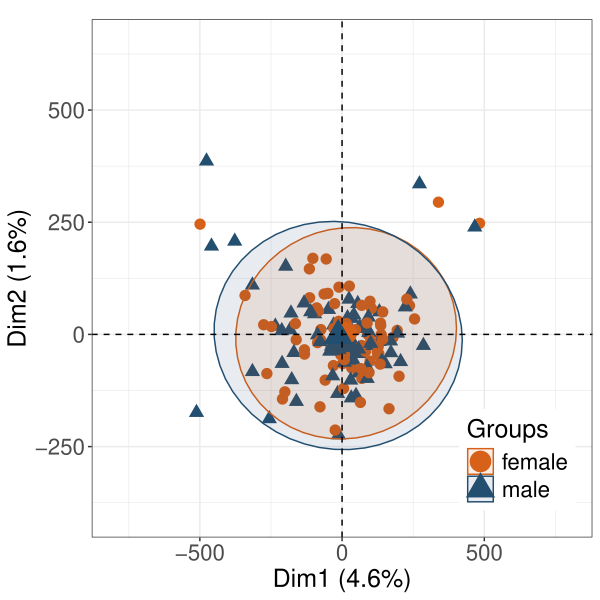

Write the R code that produced this figure.
suppressPackageStartupMessages(library(tidyverse))
suppressPackageStartupMessages(library(data.table))
suppressPackageStartupMessages(library(FactoMineR))
suppressPackageStartupMessages(library(factoextra))
suppressPackageStartupMessages(library(vroom))
suppressPackageStartupMessages(library(ggrepel))

rm(list=ls())
setwd("/home/wtian/project/HZAU_cohort_meth/01_methylation_identify/03_150_samples")
data = data.frame(vroom("03_150_sample_common_sites.tsv"))
dim(data)
# 行为样本，列为甲基化
data1 = as.data.frame(t(data[,seq(4,ncol(data))]))
colnames(data1) = paste(data$chr,data$start,data$end,sep="_")

# 读取表型信息
pheno = read.table("/home/wtian/project/HZAU_cohort_meth/pheno/150_samples/01_merged_pheno.tsv",
                    header=T,sep="\t",stringsAsFactors=F)
# pheno根据id列在data1的行名中的顺序排序
data1 = data1[match(pheno$id,rownames(data1)),]

# PCA
dat = data1
dat[1:4,1:4]
dat$group_list = ifelse(pheno$sex == "男","male","female")
dim(dat)
dat_pca <- PCA(dat[,-ncol(dat)], graph = FALSE)#画图仅需数值型数据，去掉最后一列的分组信息

p <- fviz_pca_ind(dat_pca,
                     geom.ind = "point", # 只显示点，不显示文字
                     pointsize = 3.5,
                     col.ind = dat$group_list, # 用不同颜色表示分组
                     # col.ind = group_list1,
                     palette = c("#D76119","#224E70","orange"),
                     addEllipses = T, # 是否圈起来，少于4个样圈不起来
                     legend.title = "Groups") + 
                     coord_cartesian(xlim = c(-800, 800), ylim = c(-400, 650))+
                     labs(title = element_blank()) +
                     theme_bw() +
                     theme(
                        axis.title = element_text(size = 18), # 放大坐标轴标题文字, # 放大坐标轴标题文字
                        axis.text = element_text(size = 16), # 放大坐标轴刻度文字
                        legend.title = element_text(size = 18), # 放大图例标题文字
                        legend.text = element_text(size = 16), # 放大图例文字
                        legend.position = c(0.85, 0.15)) # 右下角
                     # ggtitle("PCA plot of shared methylation sites") +
                     # theme(plot.title = element_text(size = 20, hjust = 0.5)
ggsave("04_common_sites_pca.pdf",p,width=6,height=6)
